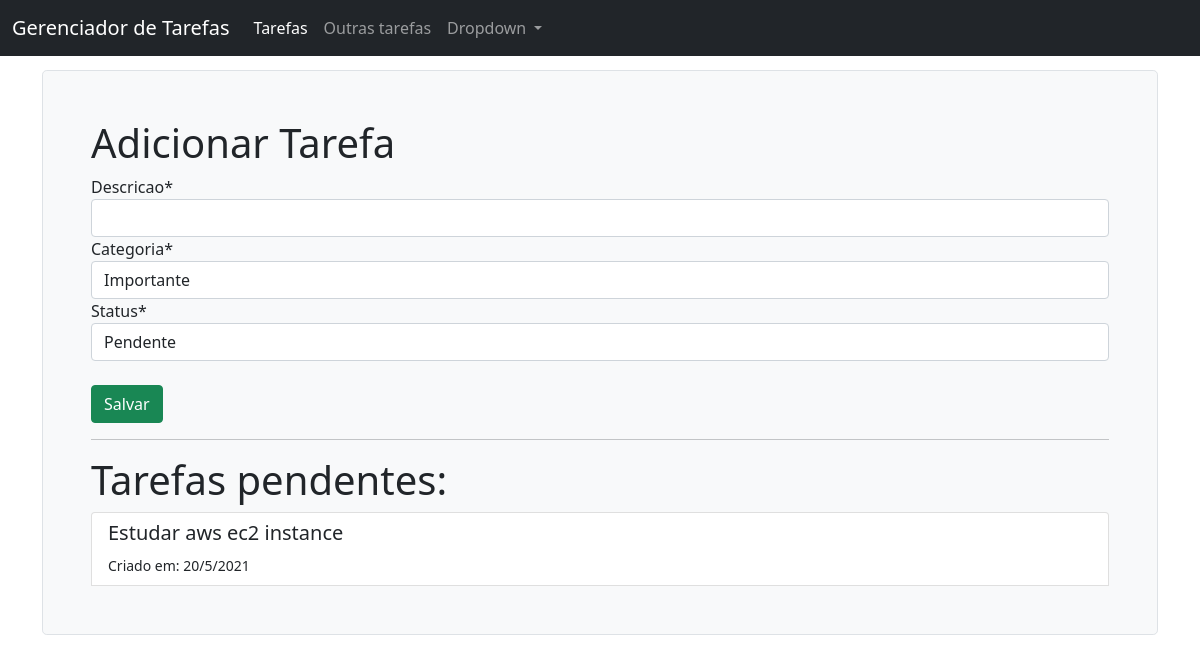
The page /tarefas/ on the database as committed earlier.
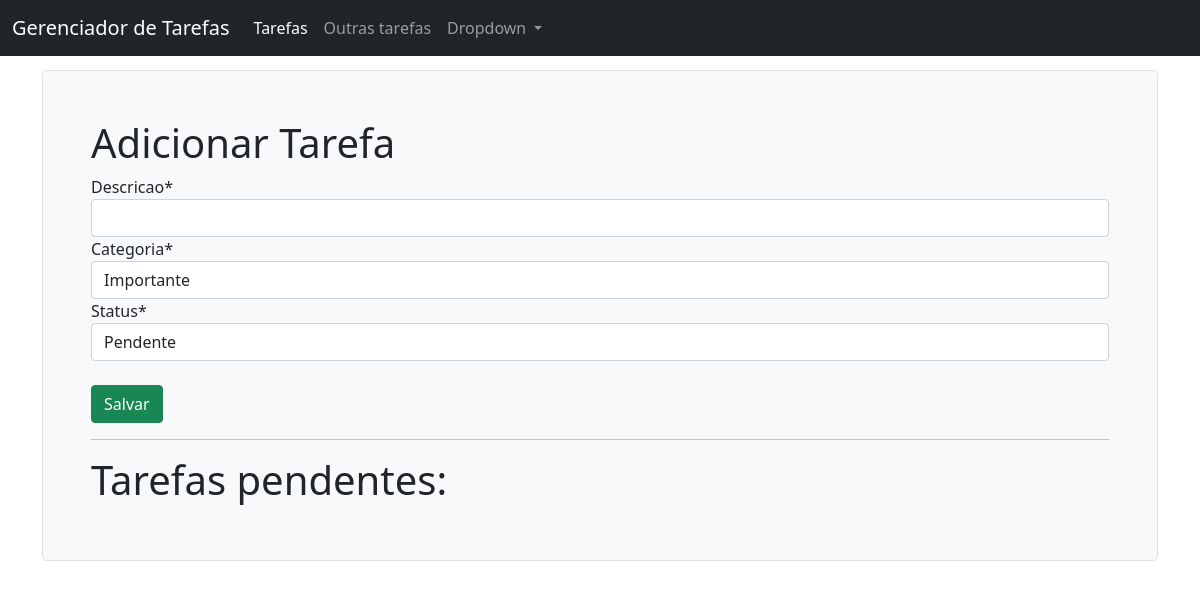
The same page on the database as committed later.
### tarefas/models.py (models this page shows)
class Tarefa(models.Model):
    OPCOES_STATUS = (
        ('concluído', 'Concluído'),
        ('pendente', 'Pendente'),
        ('adiado', 'Adiado')
    )
    OPCOES_CATEGORIAS = (
        ('urgente', 'Urgente'),
        ('importante', "Importante"),
        ('atencao', 'Atenção'),
    )
    descricao = models.CharField(max_length=400)
    criacao = models.DateTimeField(auto_now_add=True)
    categoria = models.CharField(max_length=25, choices=OPCOES_CATEGORIAS,
                                default='importante')
    status = models.CharField(max_length=25, choices=OPCOES_STATUS,
                            default='pendente')

### tarefas/views.py (the view)
# urls.py: path('', views.tarefas_pendentes_list, name='tarefas_pendentes_list'),
def tarefas_pendentes_list(request):
    tarefas_pendentes = Tarefa.objects.filter(status='pendente')
    if request.method == 'POST':
        form = AdicionarTarefa(data=request.POST)
        if form.is_valid():
            form.save()
            return redirect('tarefas_pendentes_list')
    else:
        form = AdicionarTarefa()
    return render(request, 'tarefas/tarefas_pendentes.html',
                {'tarefas_pendentes':tarefas_pendentes,
                'form':form})

### tarefas/forms.py
class AdicionarTarefa(forms.ModelForm):
    class Meta:
        model = Tarefa
        fields = ('descricao', 'categoria', 'status')

### tarefas/templates/tarefas/tarefas_pendentes.html (shortened to what this page needs)
{% extends 'base.html' %} {% load crispy_forms_tags %}{% block title %} Tarefas pendentes {% endblock %} {% block content %}
<div class="h-100 p-5 bg-light border rounded-3">
    <h1>Adicionar Tarefa</h1>
    <form method="POST">
        {% csrf_token %} {{ form|crispy }}
        <br>
        <input class="btn btn-success" type="submit" value="Salvar">
    </form>
    <hr>
    <h1>Tarefas pendentes: </h1>
    <div class="list-group">
        {% for tarefa in tarefas_pendentes %}
        <button type="button" class="list-group-item list-group-item-action" data-bs-toggle="modal" data-bs-target="#modal{{ tarefa.id }}">
                <h5> {{ tarefa.descricao }}</h5>
                <small>Criado em: {{ tarefa.criacao.day }}/{{ tarefa.criacao.month }}/{{ tarefa.criacao.year }}</small>
            </button>
        {% endfor %}
    </div>
</div>
{% endblock %}

Rows that differ between the two databases and show on the page:
no longer on this page (row edited): Tarefa: descricao "Estudar aws ec2 instance", criacao.day "20", criacao.month "5", criacao.year "2021"
